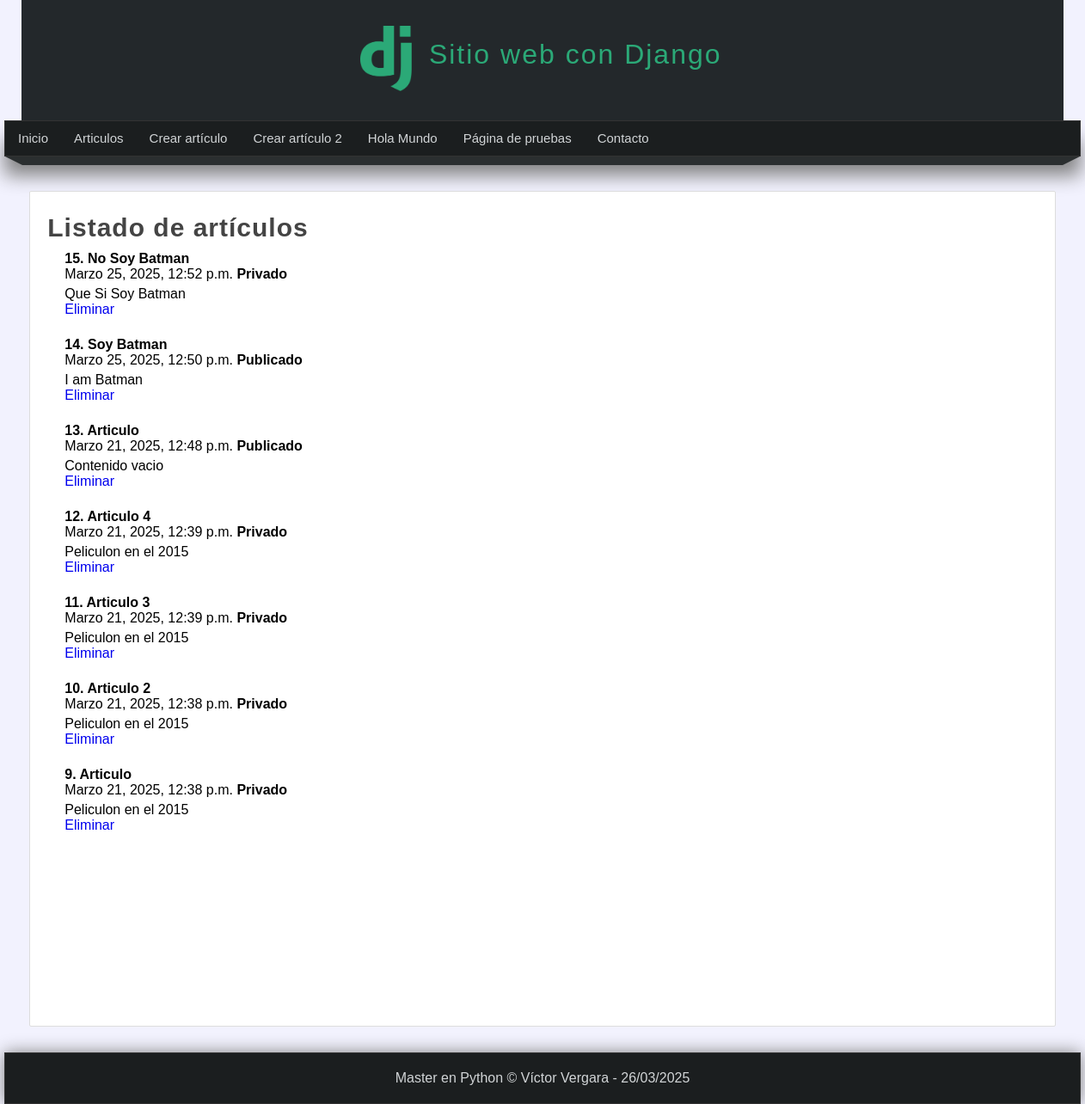
/articulos/, run on an earlier commit of the app's database.
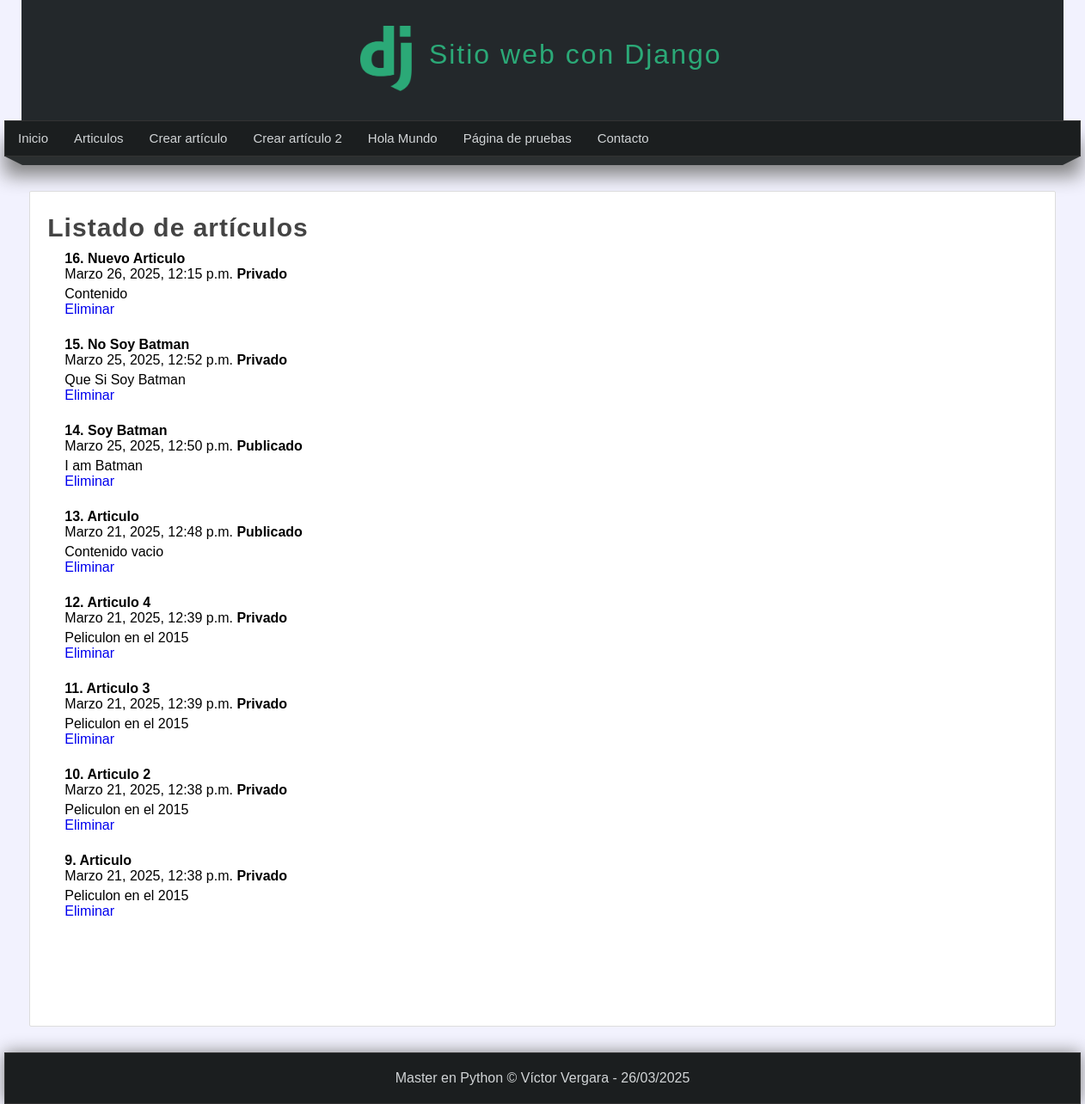
And on a later commit of the database.
### miapp/models.py (models this page shows)
class Article(models.Model):
    title = models.CharField(max_length=150)
    content = models.TextField()
    image = models.ImageField(default='null')
    public = models.BooleanField()
    created_at = models.DateTimeField(auto_now_add=True)
    updated_at = models.DateTimeField(auto_now=True)

### miapp/views.py (the view)
# urls.py: path('articulos/', views.articulos, name="articulos"),
def articulos(request):
    articulos = Article.objects.all().order_by('-id')
    """
    articulos = Article.objects.filter(id__lte=11, title__contains="2") # esto es un AND

    articulos = Article.objects.filter(
        Q(title__contains="2") | Q(public="True")
    ) # PAra usar OR

    articulos = Article.objects.filter(
                                    title="Articulo",
                                ).exclude(
                                    public=False
                                )
    """
    return render(request, 'articulos.html', {
        'articulos': articulos
    })

### miapp/templates/articulos.html (shortened to what this page needs)
{%  extends 'layout.html'%}
{% load filters %}
{% block content %}
<h1 class="title">Listado de artículos</h1>
    <ul>
        {% for articulo in articulos %}
            <h4>{{articulo.id}}. {{articulo.title}}</h4>
            <span>{{articulo.created_at}}</span>
            {% if  articulo.public %}
                <strong>Publicado</strong>
            {% else %}
                <strong>Privado</strong>
            {% endif %}
            <p>
                {{articulo.content}}
                <br>
                <a href="{% url 'borrar' id=articulo.id %}">Eliminar</a>
            </p>
            <br/>
        {% endfor %}
    </ul>
{% endblock %}

What changed in the data, as far as the page shows it:
added Article: id "16", title "Nuevo Articulo", created_at "Marzo 26, 2025, 12:15 p.m.", public "Privado", content "Contenido"
